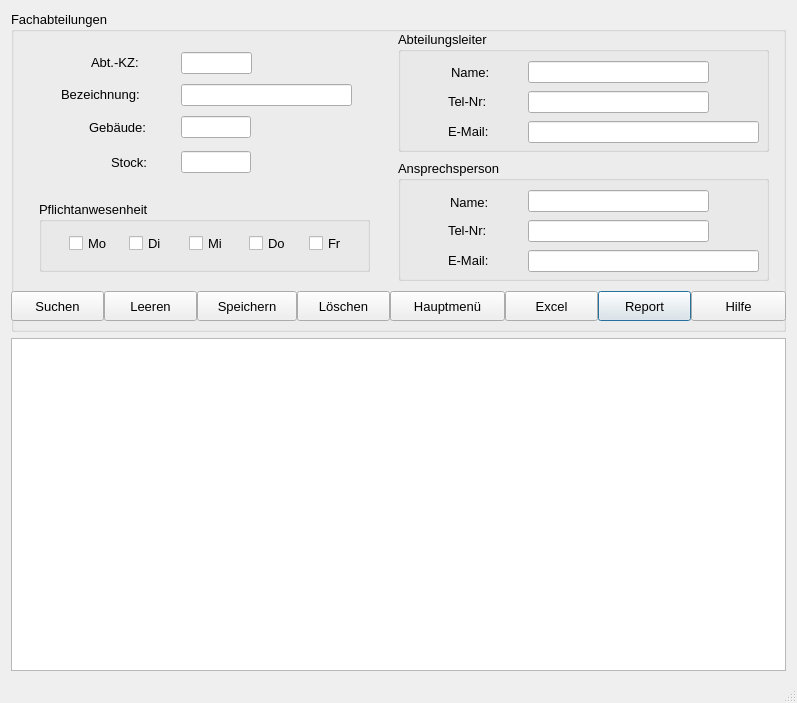
<?xml version="1.0" encoding="UTF-8"?>
<ui version="4.0">
 <class>Fachabteilungen</class>
 <widget class="QDialog" name="Fachabteilungen">
  <property name="geometry">
   <rect>
    <x>0</x>
    <y>0</y>
    <width>797</width>
    <height>703</height>
   </rect>
  </property>
  <property name="minimumSize">
   <size>
    <width>797</width>
    <height>703</height>
   </size>
  </property>
  <property name="font">
   <font>
    <pointsize>10</pointsize>
   </font>
  </property>
  <property name="windowTitle">
   <string>Fachabteilungen</string>
  </property>
  <property name="sizeGripEnabled">
   <bool>true</bool>
  </property>
  <layout class="QGridLayout" name="gridLayout">
   <item row="0" column="0">
    <widget class="QGroupBox" name="groupBox">
     <property name="sizePolicy">
      <sizepolicy hsizetype="Fixed" vsizetype="Fixed">
       <horstretch>0</horstretch>
       <verstretch>0</verstretch>
      </sizepolicy>
     </property>
     <property name="minimumSize">
      <size>
       <width>775</width>
       <height>321</height>
      </size>
     </property>
     <property name="title">
      <string>Fachabteilungen</string>
     </property>
     <widget class="QLabel" name="lblfachabteilungabk">
      <property name="geometry">
       <rect>
        <x>80</x>
        <y>41</y>
        <width>131</width>
        <height>21</height>
       </rect>
      </property>
      <property name="text">
       <string>Abt.-KZ:</string>
      </property>
     </widget>
     <widget class="QLabel" name="lblgebeaude">
      <property name="geometry">
       <rect>
        <x>78</x>
        <y>106</y>
        <width>91</width>
        <height>21</height>
       </rect>
      </property>
      <property name="text">
       <string>Gebäude:</string>
      </property>
     </widget>
     <widget class="QLabel" name="lblfachabteilungbez">
      <property name="geometry">
       <rect>
        <x>50</x>
        <y>73</y>
        <width>121</width>
        <height>21</height>
       </rect>
      </property>
      <property name="text">
       <string>Bezeichnung:</string>
      </property>
     </widget>
     <widget class="QLineEdit" name="leFachabteilungabk">
      <property name="geometry">
       <rect>
        <x>170</x>
        <y>41</y>
        <width>71</width>
        <height>22</height>
       </rect>
      </property>
     </widget>
     <widget class="QLineEdit" name="leStock">
      <property name="geometry">
       <rect>
        <x>170</x>
        <y>140</y>
        <width>70</width>
        <height>22</height>
       </rect>
      </property>
     </widget>
     <widget class="QLineEdit" name="leFachabteilungbez">
      <property name="geometry">
       <rect>
        <x>170</x>
        <y>73</y>
        <width>171</width>
        <height>22</height>
       </rect>
      </property>
     </widget>
     <widget class="QLabel" name="lblstock">
      <property name="geometry">
       <rect>
        <x>100</x>
        <y>141</y>
        <width>71</width>
        <height>21</height>
       </rect>
      </property>
      <property name="text">
       <string>Stock:</string>
      </property>
     </widget>
     <widget class="QLineEdit" name="leGebaeude">
      <property name="geometry">
       <rect>
        <x>170</x>
        <y>105</y>
        <width>70</width>
        <height>22</height>
       </rect>
      </property>
     </widget>
     <widget class="QPushButton" name="btCSV">
      <property name="geometry">
       <rect>
        <x>587</x>
        <y>280</y>
        <width>93</width>
        <height>30</height>
       </rect>
      </property>
      <property name="sizePolicy">
       <sizepolicy hsizetype="Fixed" vsizetype="Fixed">
        <horstretch>0</horstretch>
        <verstretch>0</verstretch>
       </sizepolicy>
      </property>
      <property name="maximumSize">
       <size>
        <width>100</width>
        <height>16777215</height>
       </size>
      </property>
      <property name="font">
       <font>
        <pointsize>10</pointsize>
       </font>
      </property>
      <property name="text">
       <string>Report</string>
      </property>
      <property name="icon">
       <iconset>
        <normaloff>../../_Symbole/UsedSymbols/reporting_noun_report_document_file_icon_148360.ico</normaloff>../../_Symbole/UsedSymbols/reporting_noun_report_document_file_icon_148360.ico</iconset>
      </property>
     </widget>
     <widget class="QPushButton" name="btAbbrechen">
      <property name="geometry">
       <rect>
        <x>379</x>
        <y>280</y>
        <width>115</width>
        <height>30</height>
       </rect>
      </property>
      <property name="sizePolicy">
       <sizepolicy hsizetype="Fixed" vsizetype="Fixed">
        <horstretch>0</horstretch>
        <verstretch>0</verstretch>
       </sizepolicy>
      </property>
      <property name="minimumSize">
       <size>
        <width>115</width>
        <height>0</height>
       </size>
      </property>
      <property name="maximumSize">
       <size>
        <width>100</width>
        <height>16777215</height>
       </size>
      </property>
      <property name="font">
       <font>
        <pointsize>10</pointsize>
       </font>
      </property>
      <property name="text">
       <string>Hauptmenü</string>
      </property>
      <property name="icon">
       <iconset>
        <normaloff>../../_Symbole/UsedSymbols/log-out_icon-icons.com_50106.ico</normaloff>../../_Symbole/UsedSymbols/log-out_icon-icons.com_50106.ico</iconset>
      </property>
     </widget>
     <widget class="QPushButton" name="btExcel">
      <property name="enabled">
       <bool>true</bool>
      </property>
      <property name="geometry">
       <rect>
        <x>494</x>
        <y>280</y>
        <width>93</width>
        <height>30</height>
       </rect>
      </property>
      <property name="sizePolicy">
       <sizepolicy hsizetype="Fixed" vsizetype="Fixed">
        <horstretch>0</horstretch>
        <verstretch>0</verstretch>
       </sizepolicy>
      </property>
      <property name="maximumSize">
       <size>
        <width>115</width>
        <height>16777215</height>
       </size>
      </property>
      <property name="font">
       <font>
        <pointsize>10</pointsize>
       </font>
      </property>
      <property name="text">
       <string>Excel</string>
      </property>
      <property name="icon">
       <iconset>
        <normaloff>../../_Symbole/UsedSymbols/microsoft_excel_icon_132212.ico</normaloff>../../_Symbole/UsedSymbols/microsoft_excel_icon_132212.ico</iconset>
      </property>
     </widget>
     <widget class="QPushButton" name="btSuchen">
      <property name="geometry">
       <rect>
        <x>0</x>
        <y>280</y>
        <width>93</width>
        <height>30</height>
       </rect>
      </property>
      <property name="sizePolicy">
       <sizepolicy hsizetype="Fixed" vsizetype="Fixed">
        <horstretch>0</horstretch>
        <verstretch>0</verstretch>
       </sizepolicy>
      </property>
      <property name="maximumSize">
       <size>
        <width>100</width>
        <height>16777215</height>
       </size>
      </property>
      <property name="font">
       <font>
        <pointsize>10</pointsize>
       </font>
      </property>
      <property name="text">
       <string>Suchen</string>
      </property>
      <property name="icon">
       <iconset>
        <normaloff>../../_Symbole/UsedSymbols/searchmagnifierinterfacesymbol1_79893.ico</normaloff>../../_Symbole/UsedSymbols/searchmagnifierinterfacesymbol1_79893.ico</iconset>
      </property>
     </widget>
     <widget class="QPushButton" name="btLoeschen">
      <property name="geometry">
       <rect>
        <x>286</x>
        <y>280</y>
        <width>93</width>
        <height>30</height>
       </rect>
      </property>
      <property name="sizePolicy">
       <sizepolicy hsizetype="Fixed" vsizetype="Fixed">
        <horstretch>0</horstretch>
        <verstretch>0</verstretch>
       </sizepolicy>
      </property>
      <property name="maximumSize">
       <size>
        <width>100</width>
        <height>16777215</height>
       </size>
      </property>
      <property name="font">
       <font>
        <pointsize>10</pointsize>
       </font>
      </property>
      <property name="text">
       <string>Löschen</string>
      </property>
      <property name="icon">
       <iconset>
        <normaloff>../../_Symbole/UsedSymbols/seo-social-web-network-internet_262_icon-icons.com_61518.ico</normaloff>../../_Symbole/UsedSymbols/seo-social-web-network-internet_262_icon-icons.com_61518.ico</iconset>
      </property>
     </widget>
     <widget class="QPushButton" name="btClear">
      <property name="geometry">
       <rect>
        <x>93</x>
        <y>280</y>
        <width>93</width>
        <height>30</height>
       </rect>
      </property>
      <property name="sizePolicy">
       <sizepolicy hsizetype="Fixed" vsizetype="Fixed">
        <horstretch>0</horstretch>
        <verstretch>0</verstretch>
       </sizepolicy>
      </property>
      <property name="maximumSize">
       <size>
        <width>100</width>
        <height>16777215</height>
       </size>
      </property>
      <property name="font">
       <font>
        <pointsize>10</pointsize>
       </font>
      </property>
      <property name="text">
       <string>Leeren</string>
      </property>
      <property name="icon">
       <iconset>
        <normaloff>../../_Symbole/UsedSymbols/-clear_90704.ico</normaloff>../../_Symbole/UsedSymbols/-clear_90704.ico</iconset>
      </property>
     </widget>
     <widget class="QPushButton" name="btSpeichern">
      <property name="geometry">
       <rect>
        <x>186</x>
        <y>280</y>
        <width>100</width>
        <height>30</height>
       </rect>
      </property>
      <property name="sizePolicy">
       <sizepolicy hsizetype="Fixed" vsizetype="Fixed">
        <horstretch>0</horstretch>
        <verstretch>0</verstretch>
       </sizepolicy>
      </property>
      <property name="minimumSize">
       <size>
        <width>100</width>
        <height>0</height>
       </size>
      </property>
      <property name="maximumSize">
       <size>
        <width>100</width>
        <height>16777215</height>
       </size>
      </property>
      <property name="font">
       <font>
        <pointsize>10</pointsize>
       </font>
      </property>
      <property name="text">
       <string>Speichern</string>
      </property>
      <property name="icon">
       <iconset>
        <normaloff>../../_Symbole/UsedSymbols/save_3621.ico</normaloff>../../_Symbole/UsedSymbols/save_3621.ico</iconset>
      </property>
     </widget>
     <widget class="QPushButton" name="btHilfe">
      <property name="geometry">
       <rect>
        <x>680</x>
        <y>280</y>
        <width>95</width>
        <height>30</height>
       </rect>
      </property>
      <property name="sizePolicy">
       <sizepolicy hsizetype="Fixed" vsizetype="Fixed">
        <horstretch>0</horstretch>
        <verstretch>0</verstretch>
       </sizepolicy>
      </property>
      <property name="maximumSize">
       <size>
        <width>100</width>
        <height>16777215</height>
       </size>
      </property>
      <property name="font">
       <font>
        <pointsize>10</pointsize>
       </font>
      </property>
      <property name="text">
       <string>Hilfe</string>
      </property>
      <property name="icon">
       <iconset>
        <normaloff>../../_Symbole/UsedSymbols/info_13213.ico</normaloff>../../_Symbole/UsedSymbols/info_13213.ico</iconset>
      </property>
     </widget>
     <widget class="QGroupBox" name="gbWochentage">
      <property name="geometry">
       <rect>
        <x>28</x>
        <y>190</y>
        <width>331</width>
        <height>71</height>
       </rect>
      </property>
      <property name="title">
       <string>Pflichtanwesenheit</string>
      </property>
      <widget class="QCheckBox" name="cbFr">
       <property name="geometry">
        <rect>
         <x>270</x>
         <y>32</y>
         <width>51</width>
         <height>20</height>
        </rect>
       </property>
       <property name="text">
        <string>Fr</string>
       </property>
      </widget>
      <widget class="QCheckBox" name="cbDo">
       <property name="geometry">
        <rect>
         <x>210</x>
         <y>32</y>
         <width>51</width>
         <height>20</height>
        </rect>
       </property>
       <property name="text">
        <string>Do</string>
       </property>
      </widget>
      <widget class="QCheckBox" name="cbMi">
       <property name="geometry">
        <rect>
         <x>150</x>
         <y>32</y>
         <width>51</width>
         <height>20</height>
        </rect>
       </property>
       <property name="text">
        <string>Mi</string>
       </property>
      </widget>
      <widget class="QCheckBox" name="cbMo">
       <property name="geometry">
        <rect>
         <x>30</x>
         <y>32</y>
         <width>51</width>
         <height>20</height>
        </rect>
       </property>
       <property name="text">
        <string>Mo</string>
       </property>
      </widget>
      <widget class="QCheckBox" name="cbDi">
       <property name="geometry">
        <rect>
         <x>90</x>
         <y>32</y>
         <width>51</width>
         <height>20</height>
        </rect>
       </property>
       <property name="text">
        <string>Di</string>
       </property>
      </widget>
     </widget>
     <widget class="QGroupBox" name="groupBox_2">
      <property name="geometry">
       <rect>
        <x>291</x>
        <y>381</y>
        <width>391</width>
        <height>181</height>
       </rect>
      </property>
      <property name="title">
       <string>GroupBox</string>
      </property>
     </widget>
     <widget class="QGroupBox" name="gbAnsprechsperson">
      <property name="geometry">
       <rect>
        <x>387</x>
        <y>149</y>
        <width>371</width>
        <height>121</height>
       </rect>
      </property>
      <property name="title">
       <string>Ansprechsperson</string>
      </property>
      <widget class="QLineEdit" name="leAnsprechspersontel">
       <property name="geometry">
        <rect>
         <x>130</x>
         <y>90</y>
         <width>231</width>
         <height>22</height>
        </rect>
       </property>
      </widget>
      <widget class="QLabel" name="lblAnsprechspersonname">
       <property name="geometry">
        <rect>
         <x>52</x>
         <y>32</y>
         <width>81</width>
         <height>20</height>
        </rect>
       </property>
       <property name="text">
        <string>Name:</string>
       </property>
      </widget>
      <widget class="QLineEdit" name="leAnsprechspersonname">
       <property name="geometry">
        <rect>
         <x>130</x>
         <y>30</y>
         <width>181</width>
         <height>22</height>
        </rect>
       </property>
      </widget>
      <widget class="QLabel" name="lblApTelnr">
       <property name="geometry">
        <rect>
         <x>50</x>
         <y>60</y>
         <width>71</width>
         <height>21</height>
        </rect>
       </property>
       <property name="text">
        <string>Tel-Nr:</string>
       </property>
      </widget>
      <widget class="QLineEdit" name="leAnsprechspersonemail">
       <property name="geometry">
        <rect>
         <x>130</x>
         <y>60</y>
         <width>181</width>
         <height>22</height>
        </rect>
       </property>
      </widget>
      <widget class="QLabel" name="lblApEmail">
       <property name="geometry">
        <rect>
         <x>50</x>
         <y>90</y>
         <width>81</width>
         <height>20</height>
        </rect>
       </property>
       <property name="text">
        <string>E-Mail:</string>
       </property>
      </widget>
     </widget>
     <widget class="QGroupBox" name="gbAbteilungsleiter">
      <property name="geometry">
       <rect>
        <x>387</x>
        <y>20</y>
        <width>371</width>
        <height>121</height>
       </rect>
      </property>
      <property name="title">
       <string>Abteilungsleiter</string>
      </property>
      <widget class="QLineEdit" name="leAbteilungsleitertel">
       <property name="geometry">
        <rect>
         <x>130</x>
         <y>90</y>
         <width>231</width>
         <height>22</height>
        </rect>
       </property>
      </widget>
      <widget class="QLabel" name="lblAlTelnr">
       <property name="geometry">
        <rect>
         <x>50</x>
         <y>60</y>
         <width>81</width>
         <height>21</height>
        </rect>
       </property>
       <property name="text">
        <string>Tel-Nr:</string>
       </property>
      </widget>
      <widget class="QLineEdit" name="leAbteilungsleiteremail">
       <property name="geometry">
        <rect>
         <x>130</x>
         <y>60</y>
         <width>181</width>
         <height>22</height>
        </rect>
       </property>
      </widget>
      <widget class="QLabel" name="lblAbteilungsleitername">
       <property name="geometry">
        <rect>
         <x>53</x>
         <y>31</y>
         <width>71</width>
         <height>21</height>
        </rect>
       </property>
       <property name="text">
        <string>Name:</string>
       </property>
      </widget>
      <widget class="QLabel" name="lblAlEmail">
       <property name="geometry">
        <rect>
         <x>50</x>
         <y>90</y>
         <width>81</width>
         <height>20</height>
        </rect>
       </property>
       <property name="text">
        <string>E-Mail:</string>
       </property>
      </widget>
      <widget class="QLineEdit" name="leAbteilungsleitername">
       <property name="geometry">
        <rect>
         <x>130</x>
         <y>30</y>
         <width>181</width>
         <height>22</height>
        </rect>
       </property>
      </widget>
     </widget>
    </widget>
   </item>
   <item row="1" column="0">
    <widget class="QTableWidget" name="tableWidget">
     <property name="editTriggers">
      <set>QAbstractItemView::NoEditTriggers</set>
     </property>
    </widget>
   </item>
   <item row="2" column="0">
    <widget class="QLabel" name="lab_INFO">
     <property name="text">
      <string/>
     </property>
    </widget>
   </item>
  </layout>
 </widget>
 <tabstops>
  <tabstop>leFachabteilungabk</tabstop>
  <tabstop>leFachabteilungbez</tabstop>
  <tabstop>leGebaeude</tabstop>
  <tabstop>leStock</tabstop>
  <tabstop>cbMo</tabstop>
  <tabstop>cbDi</tabstop>
  <tabstop>cbMi</tabstop>
  <tabstop>cbDo</tabstop>
  <tabstop>cbFr</tabstop>
  <tabstop>leAbteilungsleitername</tabstop>
  <tabstop>leAbteilungsleiteremail</tabstop>
  <tabstop>leAbteilungsleitertel</tabstop>
  <tabstop>leAnsprechspersonname</tabstop>
  <tabstop>leAnsprechspersonemail</tabstop>
  <tabstop>leAnsprechspersontel</tabstop>
  <tabstop>btSuchen</tabstop>
  <tabstop>btClear</tabstop>
  <tabstop>btSpeichern</tabstop>
  <tabstop>btLoeschen</tabstop>
  <tabstop>btAbbrechen</tabstop>
  <tabstop>btExcel</tabstop>
  <tabstop>btCSV</tabstop>
  <tabstop>btHilfe</tabstop>
  <tabstop>tableWidget</tabstop>
 </tabstops>
 <resources/>
 <connections/>
</ui>
